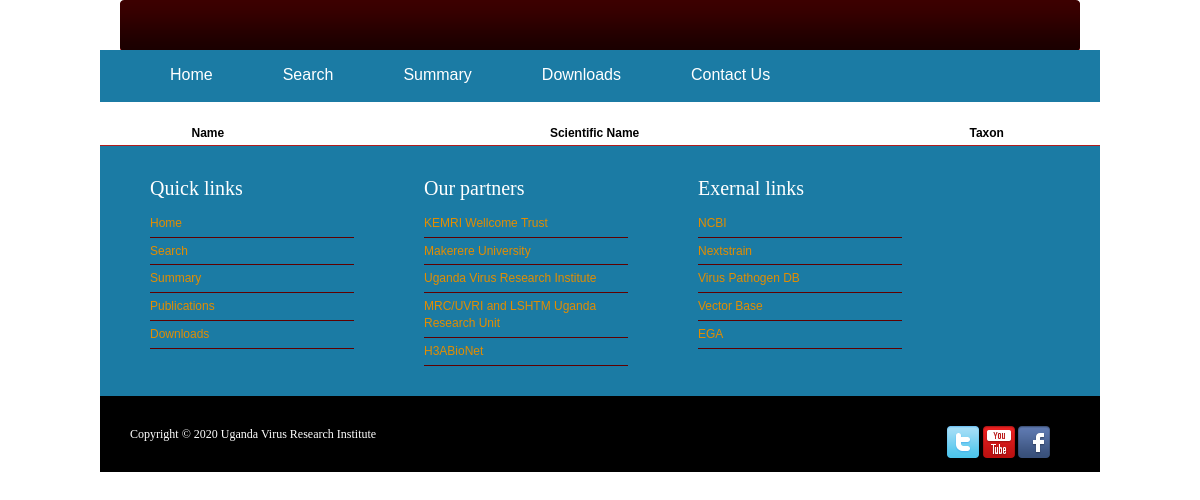
The page /search/ on the database as committed earlier.
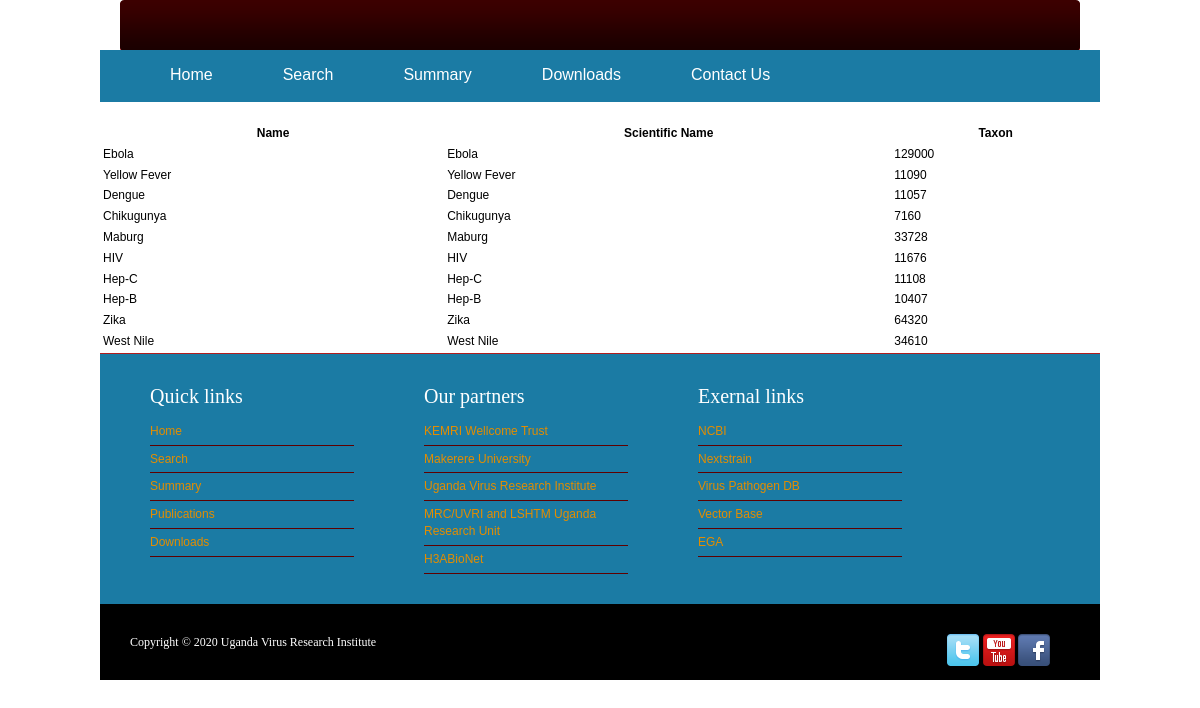
The same page on the database as committed later.
### portal/models.py (models this page shows)
class virus(models.Model):
    id=models.AutoField(primary_key=True)
    name=models.CharField(max_length=250)
    scientific_name=models.CharField(max_length=250)
    taxon=models.IntegerField(default=0)

### portal/views.py (the view)
# urls.py: path('search/', views.search, name='search'),
def search(request):
   virusform = VirusForm()
   organismform = OrganismForm()
   siteform = SiteForm()
   viruses=virus.objects.all()
   if request.method == "POST":
      virusform = VirusForm(request.POST)
      organismform = OrganismForm(request.POST)
      siteform = SiteForm(request.POST)
      if virusform.is_valid & organismform.is_valid & siteform.is_valid :
         return render(...) # insert reverse or url
   return render(request, 'search.html',{
          'virusform': virusform,
          'organismform':organismform,
          'siteform':siteform,
          'viruses':viruses,
   })

### portal/templates/search.html (shortened to what this page needs)
{% extends 'base.html' %}
{% load static %}
{% block css %}
    <link rel="stylesheet" type="text/css" href="//cdn.datatables.net/1.10.20/css/jquery.dataTables.min.css">
    <link rel="stylesheet" type="text/css" href="//cdn.datatables.net/searchpanes/1.0.1/css/searchPanes.dataTables.min.css">
    <link rel="stylesheet" type="text/css" href="//cdn.datatables.net/select/1.3.1/css/select.dataTables.min.css">
{% endblock %}
{% block content3 %}
<table id="search" class="display nowrap" style="width:100%">
    <thead>
        <tr>
            <th>Name</th>
            <th>Scientific Name</th>
            <th>Taxon</th>
        </tr>
    </thead>
    <tbody>
        {% for virus in viruses %}
        <tr><td>{{virus.name}}</td>
            <td>{{virus.scientific_name}}</td>
            <td>{{virus.taxon}}</td>
        </tr>
        {% endfor %}
    </tbody>
</table>
{% endblock %}

### portal/templates/base.html (shortened to what this page needs)
<!DOCTYPE html PUBLIC "-//W3C//DTD XHTML 1.0 Transitional//EN" "http://www.w3.org/TR/xhtml1/DTD/xhtml1-transitional.dtd">
<html xmlns="http://www.w3.org/1999/xhtml">
    {% load static %}
    <head>
        <link href="{% static 'tooplate_style.css' %}" rel="stylesheet" type="text/css" />
        <link rel="stylesheet" href="{% static 'css/orman.css' %}" type="text/css" media="screen" />
        <link rel="stylesheet" href="{% static 'css/nivo-slider.css' %}" type="text/css" media="screen" />
        <link rel="stylesheet" type="text/css" href="{% static 'css/ddsmoothmenu.css' %}" />
        {% block css %}
        {% endblock %}
    </head>
    <body>
        <div id="tooplate_wrapper">
            <div id="tooplate_header">
                <div id="site_title"><a href="#">The East African Viral Spatial Temporal Database</a></div>
            </div>
            <div id="tooplate_menu" class="ddsmoothmenu">
                <ul>
                    <li><a href="/home/">Home</a></li>
                    <li><a href="/search/">Search</a></li>
                    <li><a href="/summary/">Summary</a></li>
                    <li><a href="/downloads/">Downloads</a></li>
                    <li><a href="/contact/">Contact Us</a></li>
                </ul>
                <br style="clear: left" />
            </div>
            {% block content3 %}
            {% endblock %}
        	<div id="tooplate_bottom">
            <div class="col col_3 no_mb">
                	<h3>Quick links</h3>
                    <ul class="nobullet bottom_list">
                    	<li><a href="#">Home</a></li>
                        <li><a href="#">Search</a></li>
                        <li><a href="#">Summary</a></li>
                        <li><a href="#">Publications</a></li>
                        <li><a href="#">Downloads</a></li>
                    </ul>
                </div>
                <div class="col col_3 no_mb">
                	<h3>Our partners</h3>
                    <ul class="nobullet bottom_list">
                    	<li><a href="#">KEMRI Wellcome Trust</a></li>
                        <li><a href="#">Makerere University</a></li>
                        <li><a href="#">Uganda Virus Research Institute</a></li>
                        <li><a href="#">MRC/UVRI and LSHTM Uganda Research Unit</a></li>
                        <li><a href="#">H3ABioNet</a></li>
                    </ul>
                </div>
                 <div class="col col_3 no_mb">
                	<h3>Exernal links</h3>
                    <ul class="nobullet bottom_list">
                    	<li><a href="#">NCBI</a></li>
                        <li><a href="#">Nextstrain</a></li>
                        <li><a href="#">Virus Pathogen DB</a></li>
                        <li><a href="#">Vector Base</a></li>
                        <li><a href="#">EGA</a></li>
                    </ul>
                </div>
            </div>
            <div id="tooplate_footer">
            	<div class="col_32 left">
        	    	<p> Copyright © 2020 Uganda Virus Research Institute <p/>
        		</div>
                <div class="col_3 right" style="text-align: right">
                    <a href="#"><img src="{% static 'images/twitter2.png' %}" alt="Twitter" /></a>
                    <a href="#"><img src="{% static 'images/youtube.png' %}" alt="Youtube" /></a>
                    <a href="#"><img src="{% static 'images/facebook.png' %}" alt="Facebook" /></a>
        		</div>
            </div>
        </div>
    </body>
</html>

### portal/static/tooplate_style.css (style rules this page uses)
body { margin: 0; padding: 0; color: black; font-family: Tahoma, Geneva, sans-serif; font-size: 12px; line-height: 1.4em; background-color: white ; }
h1, h2, h3, h4, h5, h6 { color:#fff; font-weight:400; padding: 0; margin: 0 0 10px 0; font-family: Georgia, "Times New Roman", Times, serif; }
h3 { font-size:20px; line-height: 24px }
.left { float:left }
.right { float:right }
img { margin: 0; padding: 0; border: 0 }
p { margin: 0 0 10px 0; padding: 0 }
a:link, a:visited { color:#e38d00; text-decoration: none }
ul.nobullet { margin: 0; padding: 0; list-style: none }
ul.nobullet li { margin: 0; padding: 0 }
#tooplate_wrapper { width: 1000px; margin: 0 auto; padding: 0 10px; background: url(images/tooplate_menu_bar.png) no-repeat top center }
#tooplate_header { height: 50px; }
#tooplate_menu { padding: 0 30px; height: 52px; margin-bottom: 20px; background: #1B7BA4; }
#tooplate_bottom { padding: 30px; border-top: 1px solid #b01d1e; background: #1B7BA4; }
#tooplate_footer { padding: 30px 30px 10px 30px; background: black; }
#tooplate_footer p { color: white; font-size: 12px; font-family: Georgia, "Times New Roman", Times, serif; }
.col { float: left; margin: 0 30px 30px 0 }
.col_3 { width: 204px; padding: 0 20px 0px 20px }
.col_32 { width: 590px }
#site_title { padding-top: 80px; }
#site_title a { display: block; width: 300px; height: 50px; margin: 0 auto; background: url(images/tooplate_logo.png) no-repeat bottom center; text-indent: -10000px }
#tooplate_bottom li { padding: 5px 0; border-bottom: 1px solid #5f0000 }
.no_mb { margin-bottom: 0 }

### portal/static/css/ddsmoothmenu.css (style rules this page uses)
.ddsmoothmenu ul { margin: 0; padding: 0; list-style-type: none; }
.ddsmoothmenu ul li { position: relative; display: inline; float: left; }
.ddsmoothmenu ul li a { display: block; height: 51px; padding: 0 30px; margin-left: 10px; line-height: 50px; font-size: 16px; color: white; text-align: center; text-decoration: none; font-weight: 400; outline: none; }

Rows that differ between the two databases and show on the page:
added virus: name "Ebola", scientific_name "Ebola", taxon "129000"
added virus: name "Yellow Fever", scientific_name "Yellow Fever", taxon "11090"
added virus: name "Dengue", scientific_name "Dengue", taxon "11057"
added virus: name "Chikugunya", scientific_name "Chikugunya", taxon "7160"
added virus: name "Maburg", scientific_name "Maburg", taxon "33728"
added virus: name "HIV", scientific_name "HIV", taxon "11676"
added virus: name "Hep-C", scientific_name "Hep-C", taxon "11108"
added virus: name "Hep-B", scientific_name "Hep-B", taxon "10407"
added virus: name "Zika", scientific_name "Zika", taxon "64320"
added virus: name "West Nile", scientific_name "West Nile", taxon "34610"
